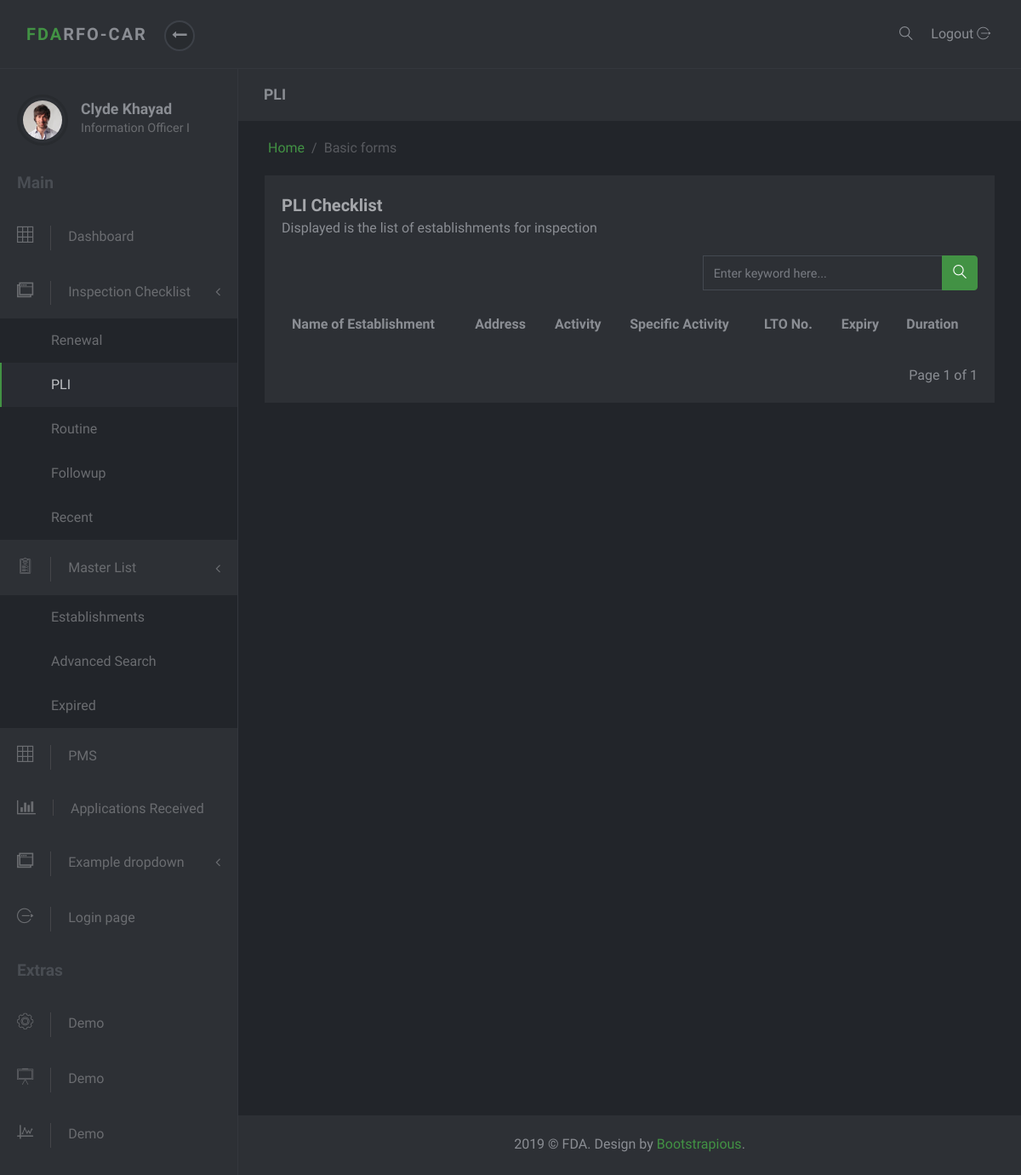
/checklist/pli/, run on an earlier commit of the app's database.
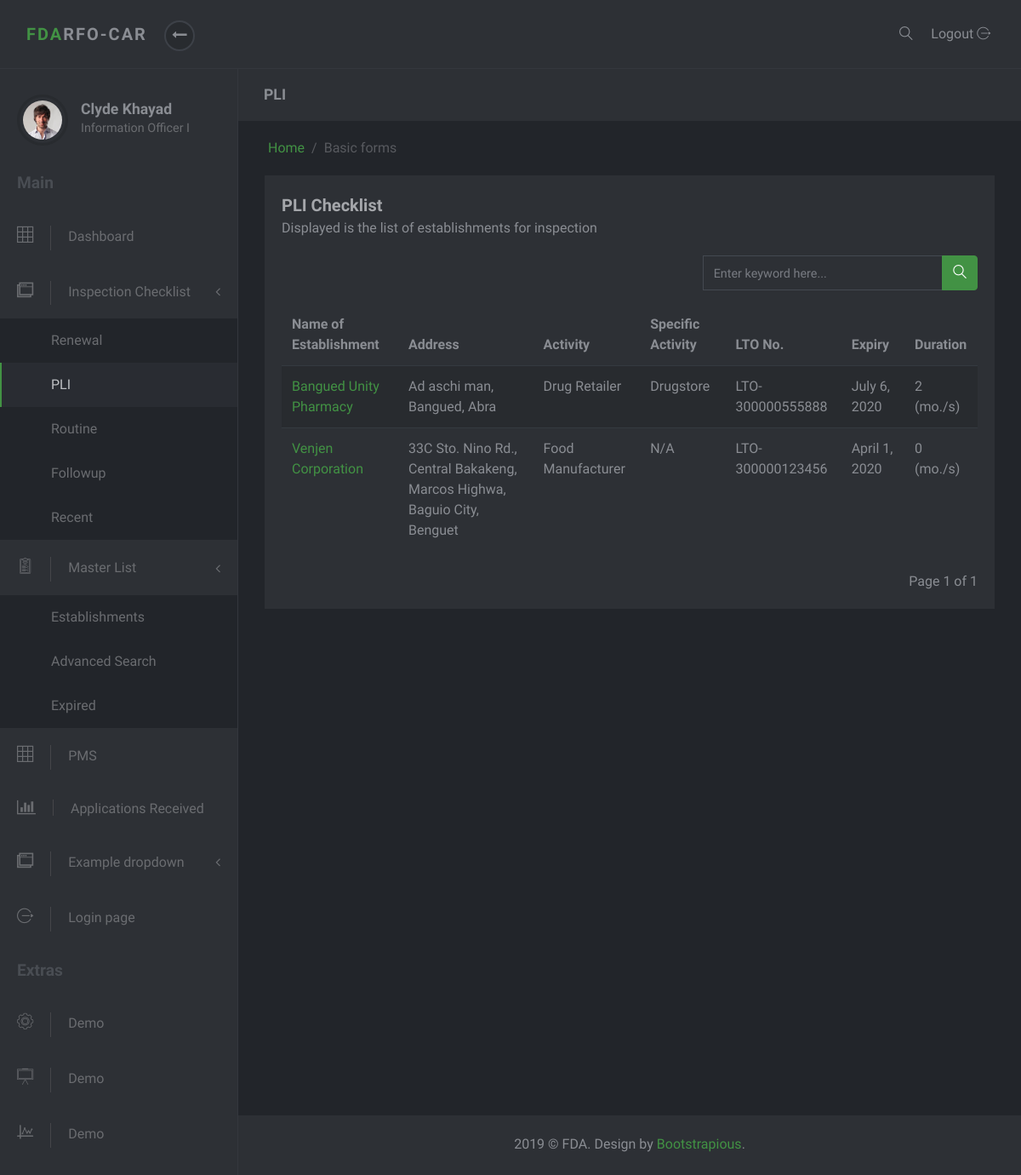
And on a later commit of the database.
### masterlist/models.py (models this page shows, shortened)
class Establishment(models.Model):
    date_modified = models.DateTimeField('date modified', default=timezone.now)
    application = models.CharField(max_length=1, choices=constants.APPLICATIONS)
    name = models.CharField(max_length=60)
    product_type = models.ForeignKey(ProductType, on_delete=models.SET_NULL, null=True)
    center = models.CharField(max_length=6, choices=constants.CENTERS)
    primary_activity = models.ForeignKey(PrimaryActivity, on_delete=models.CASCADE, null=True)
    specific_activity = models.ManyToManyField(SpecificActivity, verbose_name='Specific Activity/s')
    additional_activity = models.ForeignKey(AdditionalActivity, on_delete=models.SET_NULL, null=True)
    product_line = models.ForeignKey(ProductLine, on_delete=models.SET_NULL, null=True, blank=True)
    plant_address = models.OneToOneField(PlantAddress, on_delete=models.SET_NULL, null=True)
    office_address = models.OneToOneField(OfficeAddress, on_delete=models.SET_NULL, null=True)
    authorized_officer = models.OneToOneField(AuthorizedOfficer, on_delete=models.SET_NULL, null=True)
    remarks = models.CharField(max_length=100, null=True, blank=True, verbose_name='Product Remarks')
    status = models.CharField(max_length=8, choices=constants.EST_STATUS, null=True, default="Active")
    folder_id = models.CharField(max_length=10, null=True, verbose_name="Folder Number")
    renchecklist = RenewalChecklistManager()
    plichecklist = PLIChecklistManager()
    objects = models.Manager()

class Address(models.Model):
    address = models.CharField(max_length=250)
    region = models.ForeignKey(Region, on_delete=models.SET_NULL, null=True)
    province = models.ForeignKey(Province, on_delete=models.SET_NULL, null=True)
    municipality_or_city = models.ForeignKey(CityOrMunicipality, on_delete=models.SET_NULL, null=True)
    def full_address(self):
        return self.address + ', ' + self.municipality_or_city.name + ', ' + self.province.name

class CityOrMunicipality(models.Model):
    name = models.CharField(max_length=30)
    description = models.CharField(max_length=50, null=True, blank=True)
    province = models.ForeignKey(Province, on_delete=models.CASCADE)

class Province(models.Model):
    name = models.CharField(max_length=30)
    region = models.ForeignKey(Region, on_delete=models.SET_NULL, null=True)

class ProductType(models.Model):
    name = models.CharField(max_length=50)
    def __str__(self):
        return self.name

class PrimaryActivity(models.Model):
    name = models.CharField(max_length=150)
    def __str__(self):
        return self.name

class SpecificActivity(models.Model):
    name = models.CharField(max_length=150)

class Lto(models.Model):
    establishment = models.ForeignKey(Establishment, on_delete=models.CASCADE, null=True, related_name='ltos')
    issuance = models.DateTimeField(null=True, blank=True, verbose_name='Date Issued')
    lto_number = models.CharField(max_length=20)
    expiry = models.DateTimeField('expiry date')
    def get_duration(self):
        start_date = datetime.now().date()
        end_date = self.expiry.date()
        difference = relativedelta.relativedelta(end_date, start_date)
        month = difference.years * 12 + difference.months
        return month
    class Meta:
        ordering = ['-expiry']

### checklist/views.py (the view)
# urls.py: path('pli/', PliChekListView.as_view(), name='pli'),
class PliChekListView(ListView):
    items_per_page = 10
    model = Establishment
    template_name = 'checklist/pli-list.html'
    context_object_name = 'list'
    def get_context_data(self, **kwargs):
        context = super().get_context_data(**kwargs)
        page = self.request.GET.get('page')
        paginator = mypaginator.MyPaginator(self.get_list(), self.items_per_page, page)
        context['paginated_result'] = paginator.get_paginated_result()
        context['pli_checklist_active'] = "active"
        print('PliChekListView(ListView)')
        return context
    def get_list(self):
        pli_checklist = Establishment.plichecklist.get_list()
        query = self.request.GET.get('q', None)
        if query:
            pli_checklist = Establishment.plichecklist.get_filtered_list(query=query)
        return pli_checklist

### masterlist/models.py (called while the page is built)
    def get_list(self):
        establishments = super().get_queryset()
        checklist = []
        for est in establishments:
            if est.inspection_set.all().count() == 0:
                checklist.append(est)
        return checklist

### masterlist/mypaginator.py (called while the page is built)
    def get_paginated_result(self):
        paginated_result = ''
        paginator = Paginator(self.query_set, self.items_per_page)
        page = self.page
        try:
            paginated_result = paginator.page(page)
        except PageNotAnInteger:
            paginated_result = paginator.page(1)
        except EmptyPage:
            paginated_result = paginator.page(paginator.num_pages)
        return paginated_result

### checklist/templates/checklist/pli-list.html (shortened to what this page needs)
{% extends 'masterlist/partial/base.html' %}
{% block subtitle %} PLI {% endblock %}
{% block content %}
<div class="row">
    <div class="col-lg-12">
        <div class="block">
            <div class="title">
                <strong>PLI Checklist</strong>
                <span class="d-block">Displayed is the list of establishments for inspection</span>
            </div>
            <div class="row">
                <div class="col-md-7">
                </div>
                <div class="col-md-5">
                  <form action="" method='get'>
                    {% include 'masterlist/partial/search_input.html' %}
                  </form>
                </div>
            </div>
            <div class="block-body">
                <div class="table-responsive">
                    <table class="table table-striped table-hover">
                        <thead>
                        <tr>
                            <th>Name of Establishment</th>
                            <th>Address</th>
                            <th>Activity</th>
                            <th>Specific Activity</th>
                            <th>LTO No.</th>
                            <th>Expiry</th>
                            <th>Duration</th>
                        </tr>
                        </thead>
                        <tbody>
                        {% for establishment in paginated_result %}
                        <tr>
                            <td><a href="{% url 'masterlist:est-detail' establishment.id %}" target="_blank">{{establishment.name}}</a></td>
                            <td>{{establishment.plant_address.full_address}}</td>
                            <td>{{establishment.product_type}} {{establishment.primary_activity}}</td>
                            <td>
                              {% for spec_act in establishment.specific_activity.all %}
                                {% if forloop.last %}
                                  {{spec_act.name}}
                                {% else %}
                                  {{spec_act.name}},
                                {% endif %}
                              {% endfor %}
                            </td>
                            <td>{{establishment.ltos.first.lto_number}}</td>
                            <td>{{establishment.ltos.first.expiry.date}}</td>
                            <td>{{establishment.ltos.first.get_duration}} (mo./s)</td>
                        </tr>
                        {% endfor %}
                        </tbody>
                    </table>
                </div>
                <br>
                {% include 'masterlist/partial/pagination.html' %}
            </div>
        </div>
    </div>
</div>
{% endblock %}

What changed in the data, as far as the page shows it:
added Establishment: name "Bangued Unity Pharmacy", plant_address.full_address "Ad aschi man, Bangued, Abra", product_type "Drug", primary_activity "Retailer", ltos.first.lto_number "LTO-300000555888", ltos.first.expiry "July 6, 2020", ltos.first.get_duration "2"
now on this page (row unchanged): SpecificActivity: name "Drugstore", shown under "Bangued Unity Pharmacy"
added Establishment: name "Venjen Corporation", plant_address.full_address "33C Sto. Nino Rd., Central Bakakeng, Marcos Highwa, Baguio City, Benguet", product_type "Food", primary_activity "Manufacturer", ltos.first.lto_number "LTO-300000123456", ltos.first.expiry "April 1, 2020", ltos.first.get_duration "0"
added SpecificActivity: name "N/A", shown under "Venjen Corporation"
